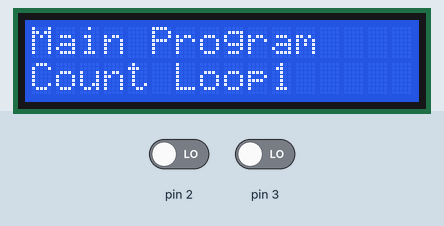
Simulated run of this sketch. Board: Arduino Uno, built with avr-gcc and run on an emulated ATmega328P. Parts: 16×2 character LCD. The test bench sets the inputs (shaded band); at power-on: pin 2 LOW, pin 3 LOW.

Above: at 1.2 s.
1.3 s: pin 2 driven HIGH
At 2.8 s:
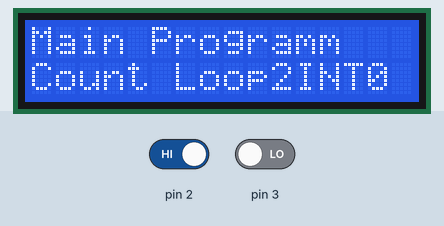
4.3 s: pin 3 driven HIGH
At 4.9 s:
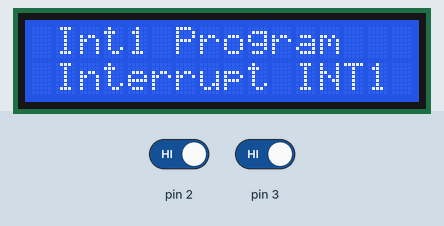
6.5 s: pin 2 driven LOW
At 7.8 s:
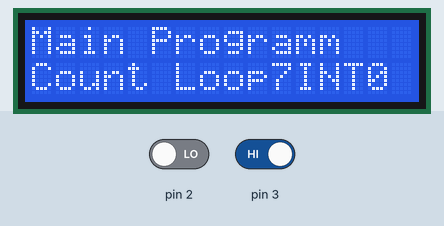
9.5 s: pin 3 driven LOW
At 10.4 s:
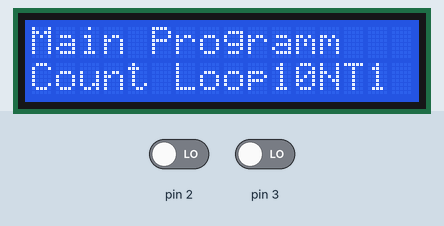
12.5 s: pin 2 driven HIGH
At 13.9 s:
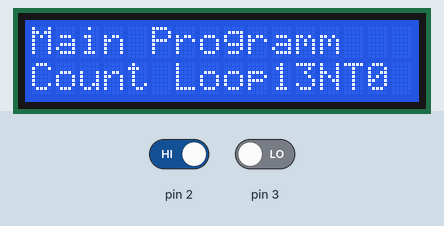
15.5 s: pin 3 driven HIGH
At 16.9 s:
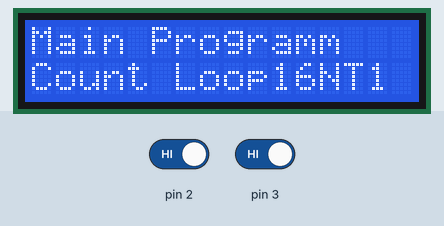
Timing chart, 0 to 18.5 s (numbered marks = the images above; inputs shaded):
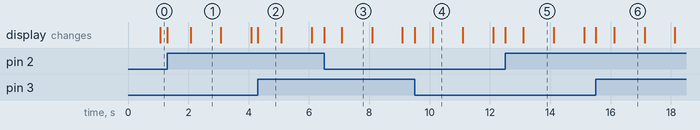

Measured:
- after the input at 1.3 s, the display: first changes at once (image 1 shows a later state)
- after the input at 4.3 s, the display: changes at once (image 2)
- after the input at 6.5 s, the display: first changes at once (image 3 shows a later state)
- after the input at 9.5 s, the display: first changes at once (image 4 shows a later state)
- after the input at 12.5 s, the display: first changes at once (image 5 shows a later state)
- after the input at 15.5 s, the display: first changes at once (image 6 shows a later state)
- what the display in image 1 shows lasts 1.0 s, from 2.1 s to 3.1 s

The sketch:

Praktikum4_3.ino.ino
```cpp
#include <LiquidCrystal.h>
LiquidCrystal lcd (A0, A1, A2, A3, A4, A5);
unsigned int countLoop = 0;

void setup() {
  lcd.begin (16, 2);
  lcd.clear();
  attachInterrupt (0, rutinInterupsi0, CHANGE);
  attachInterrupt (1, rutinInterupsi1, CHANGE);
}

void loop() {
  lcd.setCursor(0, 0); lcd.print("Main Program");
  lcd.setCursor(0, 1); lcd.print("Count Loop"); lcd.print(countLoop);
  countLoop++;
  delay(1000);
}

void rutinInterupsi0() {
  lcd.setCursor(0, 0); lcd.print(" Int0 Program ");
  lcd.setCursor(0, 1); lcd.print(" Interrupt INT0 ");
  delay(2000);
}

void rutinInterupsi1() {
  lcd.setCursor(0, 0); lcd.print(" Int1 Program ");
  lcd.setCursor(0, 1); lcd.print(" Interrupt INT1 ");
  delay(2000);
}
```
